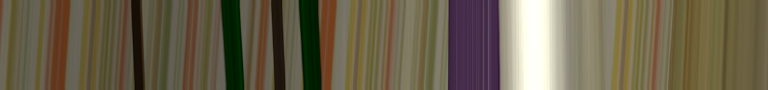
#> input picture data/epi.png, 768 x 90 px
$ python convolution_result.py
#> lines starting #> are read from the running program, lines starting #| are printed output that depends on the picture
import numpy as np
import matplotlib.pyplot as plt
from scipy import signal
import cv2
from matplotlib.colors import LinearSegmentedColormap
import os

OUTPUT_DIR = 'output'
INPUT_EPI = 'data/epi.png'

def create_ray_gaussian_kernel(size_x, size_u, sigma, phi):
    """
    Create a normalized second derivative Ray-Gaussian kernel
    """
    x = np.linspace(-size_x//2, size_x//2, size_x)
    u = np.linspace(-size_u//2, size_u//2, size_u)
    U, X = np.meshgrid(u, x)
    x_shifted = X + U * np.tan(phi)
    kernel = (x_shifted**2 / sigma**4 - 1/sigma**2) * \
             np.exp(-x_shifted**2 / (2*sigma**2)) / (sigma * np.sqrt(2*np.pi))
    kernel = kernel / np.sum(np.abs(kernel))
    return kernel

def create_custom_colormap():
    """
    Create a custom colormap: red -> white -> blue
    """
    colors = ['red', 'white', 'blue']
    nodes = [0.0, 0.5, 1.0]
    return LinearSegmentedColormap.from_list('custom', list(zip(nodes, colors)))

def process_epi_image(image_path, kernel_size_x=31, kernel_size_u=31, sigma=2.0, phi=np.pi/4):
    """
    Process EPI image with Ray-Gaussian kernel
    """
#> called with image_path = 'data/epi.png', kernel_size_x = 31, kernel_size_u = 31, sigma = 6, phi = 0.785
    img = cv2.imread(image_path, cv2.IMREAD_GRAYSCALE)
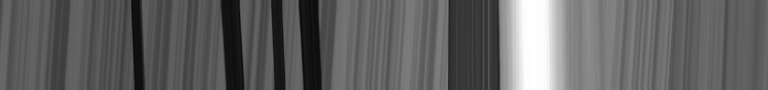
#> img: shape (90, 768); min 9, max 255, mean 97.9
    if img is None:
        raise ValueError("Could not read the image")

    kernel = create_ray_gaussian_kernel(kernel_size_x, kernel_size_u, sigma, phi)
    result = signal.convolve2d(img, kernel, mode='same', boundary='symm')
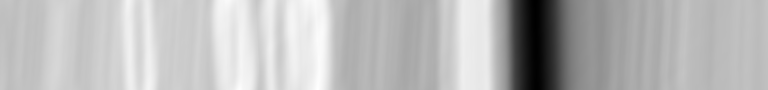
#> result: shape (90, 768) float64; min -49.27, max -7.95, mean -19.2; drawn with min black and max white
    result_norm = 2 * (result - np.min(result)) / (np.max(result) - np.min(result)) - 1

    return img, kernel, result_norm

def visualize_results(img, kernel, result):
    """
    Visualize results in one line: EPI, Kernel, and Result
    """
    fig, axes = plt.subplots(1, 3, figsize=(15, 4))

    # Original EPI
    axes[0].imshow(img, cmap='gray')
    axes[0].set_title('EPI')
    axes[0].axis('off')

    # Kernel with custom colormap
    kernel_plot = axes[1].imshow(kernel, cmap=create_custom_colormap())
    axes[1].set_title('Normalized Second Derivative\nRay-Gaussian Kernel')
    axes[1].axis('off')
    plt.colorbar(kernel_plot, ax=axes[1])

    # Normalized result with custom colormap
    result_plot = axes[2].imshow(result, cmap=create_custom_colormap(), vmin=-1, vmax=1)
    axes[2].set_title('Result')
    axes[2].axis('off')
    plt.colorbar(result_plot, ax=axes[2])

    plt.tight_layout()
    saved_path = os.path.join(OUTPUT_DIR, 'epi_kernel_result.png')
    print(f"Saving visualization at {saved_path}")
    plt.savefig(saved_path)

def main():
    image_path = INPUT_EPI
    kernel_size_x = 31
    kernel_size_u = 31
    sigma = 6
    phi = np.pi/4  # 45 degrees

    try:
        img, kernel, result = process_epi_image(
            image_path,
            kernel_size_x,
            kernel_size_u,
            sigma,
            phi
        )
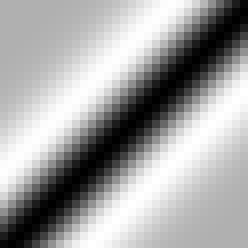
#> kernel: shape (31, 31) float64 (shown 8 times larger); min -0.00294, max 0.00131, mean -0.000204; drawn with min black and max white
        visualize_results(img, kernel, result)
#> in visualize_results, `plt.savefig(saved_path)`:
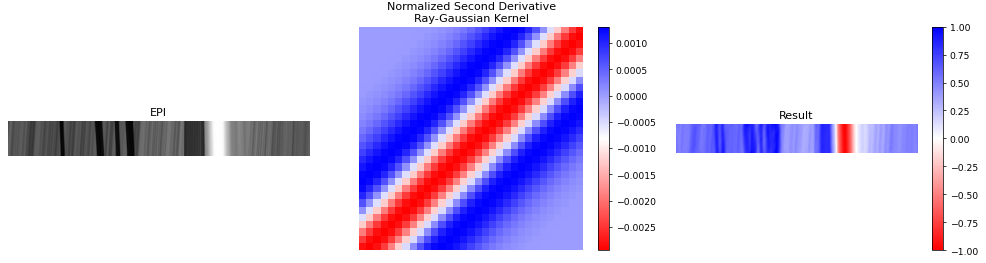
#> figure drawn by matplotlib, 5 panels

    except Exception as e:
        print(f"Error processing image: {str(e)}")

if __name__ == "__main__":
    main()
